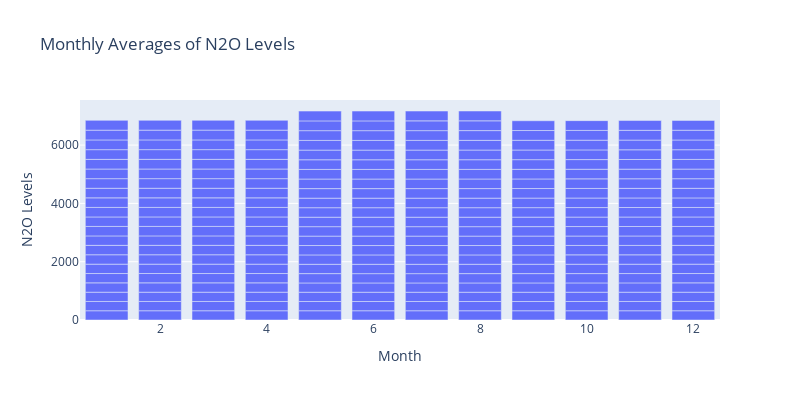

The notebook cell saved with this chart:
### Code cell
# monthly averages

fig3 = go.Figure()
fig3.add_trace(go.Bar(x=df3_n2o['date'].dt.month, y=df3_n2o['average'], name='Average'))
# fig3.add_trace(go.Bar(x=df3_n2o['date'].dt.month, y=df3_n2o['trend'], name='Trend'))
fig3.update_layout(title='Monthly Averages of N2O Levels', xaxis_title='Month', yaxis_title='N2O Levels')
fig3.update_layout(width=800, height=400)
fig3.show()

### Figure 1 — Plotly figure (JSON) as saved in the notebook; plotly's stock layout.template omitted (floating-point values rounded to 4 significant figures; data arrays with more than 128 entries replaced by an {"elided": "..."} marker saying what was removed)
{"data": [{"name": "Average", "type": "bar", "x": {"elided": "256 int values"}, "y": {"elided": "256 float values"}}], "layout": {"height": 400, "title": {"text": "Monthly Averages of N2O Levels"}, "width": 800, "xaxis": {"title": {"text": "Month"}}, "yaxis": {"title": {"text": "N2O Levels"}}}}
